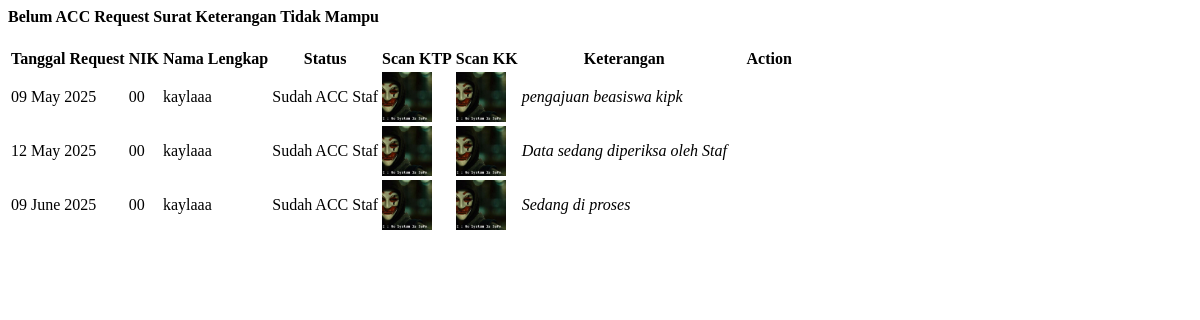
Screenshot of /demo1/belum_acc_sktm.php with the database file from the repository.
### tables this page shows
CREATE TABLE `data_request_sktm` (
  `id_request_sktm` int(11) NOT NULL,
  `nik` varchar(16) NOT NULL,
  `tanggal_request` timestamp NOT NULL DEFAULT current_timestamp(),
  `scan_ktp` text NOT NULL,
  `scan_kk` text NOT NULL,
  `keperluan` varchar(30) NOT NULL,
  `request` varchar(20) NOT NULL DEFAULT 'TIDAK MAMPU',
  `keterangan` varchar(50) NOT NULL DEFAULT 'Sedang di proses',
  `status` int(11) NOT NULL DEFAULT 0,
  `acc` date NOT NULL
);

CREATE TABLE `data_user` (
  `nik` varchar(16) NOT NULL,
  `password` varchar(225) NOT NULL,
  `hak_akses` varchar(225) NOT NULL,
  `nama` varchar(30) NOT NULL,
  `tanggal_lahir` date NOT NULL,
  `tempat_lahir` varchar(30) NOT NULL,
  `jekel` varchar(20) NOT NULL,
  `agama` varchar(20) NOT NULL,
  `alamat` text NOT NULL,
  `telepon` varchar(13) NOT NULL,
  `status_warga` varchar(30) NOT NULL,
  `nm_ayah` varchar(35) NOT NULL,
  `nm_ibu` varchar(35) NOT NULL,
  `pekerjaan` varchar(35) NOT NULL,
  `pk_ayah` varchar(35) NOT NULL,
  `pk_ibu` varchar(35) NOT NULL,
  `kawin` varchar(20) NOT NULL,
  `password_hash` varchar(250) NOT NULL
);

### demo1/belum_acc_sktm.php (the view, shortened to what this page needs)
<?php
include '../koneksi/konek1.php';
?>
<link href="css/sweetalert.css" rel="stylesheet" type="text/css">
<div class="page-inner">
    <div class="row">
        <div class="col-md-12">
            <div class="card">
                <div class="card-header">
                    <div class="d-flex align-items-center">
                        <h4 class="fw-bold text-uppercase">Belum ACC Request Surat Keterangan Tidak Mampu</h4>
                    </div>
                </div>
                <div class="card-body">
                    <form action="" method="POST">
                        <div class="table-responsive">
                            <table id="add1" class="display table table-striped table-hover">
                                <thead>
                                    <tr>
                                        <th>Tanggal Request</th>
                                        <th>NIK</th>
                                        <th>Nama Lengkap</th>
                                        <th>Status</th>
                                        <th>Scan KTP</th>
                                        <th>Scan KK</th>
                                        <th>Keterangan</th>
                                        <th style="width: 10%">Action</th>
                                    </tr>
                                </thead>
                                <tbody>
                                    <?php
                                    $sql = "SELECT * FROM data_request_sktm NATURAL JOIN data_user WHERE status=1";
                                    $query = mysqli_query($konek1, $sql);
                                    if (!$query) {
                                        echo "Error: " . mysqli_error($konek1);
                                    } else {
                                        while ($data = mysqli_fetch_array($query, MYSQLI_BOTH)) {
                                            $tgl = $data['tanggal_request'];
                                            $format = date('d F Y', strtotime($tgl));
                                            $nik = $data['nik'];
                                            $nama = $data['nama'];
                                            $status = $data['status'];
                                            $ktp = $data['scan_ktp'];
                                            $kk = $data['scan_kk'];
                                            $keterangan = $data['keterangan'];
                                            $status_text = ($status == "1") ? "Sudah ACC Staf" : "BELUM ACC";
                                    ?>
                                    <tr>
                                        <td><?php echo $format; ?></td>
                                        <td><?php echo $nik; ?></td>
                                        <td><?php echo $nama; ?></td>
                                        <td class="fw-bold text-uppercase text-success op-8"><?php echo $status_text; ?></td>
                                        <td><img src="../dataFoto/scan_ktp/<?php echo $ktp; ?>" width="50" height="50" alt=""></td>
                                        <td><img src="../dataFoto/scan_kk/<?php echo $kk; ?>" width="50" height="50" alt=""></td>
                                        <td><i><?php echo $keterangan; ?></i></td>
                                        <td>
                                        </td>
                                    </tr>
                                    <?php
                                        }
                                    }
                                    ?>
                                </tbody>
                            </table>
                        </div>
                    </form>
                </div>
            </div>
        </div>
    </div>
</div>

### rows the page displays
data_request_sktm: tanggal_request "09 May 2025", nik "00", nik.nama "kaylaaa", status "Sudah ACC Staf", scan_ktp (picture), scan_kk (picture), keterangan "pengajuan beasiswa kipk"
data_request_sktm: tanggal_request "12 May 2025", nik "00", nik.nama "kaylaaa", status "Sudah ACC Staf", scan_ktp (picture), scan_kk (picture), keterangan "Data sedang diperiksa oleh Staf"
data_request_sktm: tanggal_request "09 June 2025", nik "00", nik.nama "kaylaaa", status "Sudah ACC Staf", scan_ktp (picture), scan_kk (picture), keterangan "Sedang di proses"
